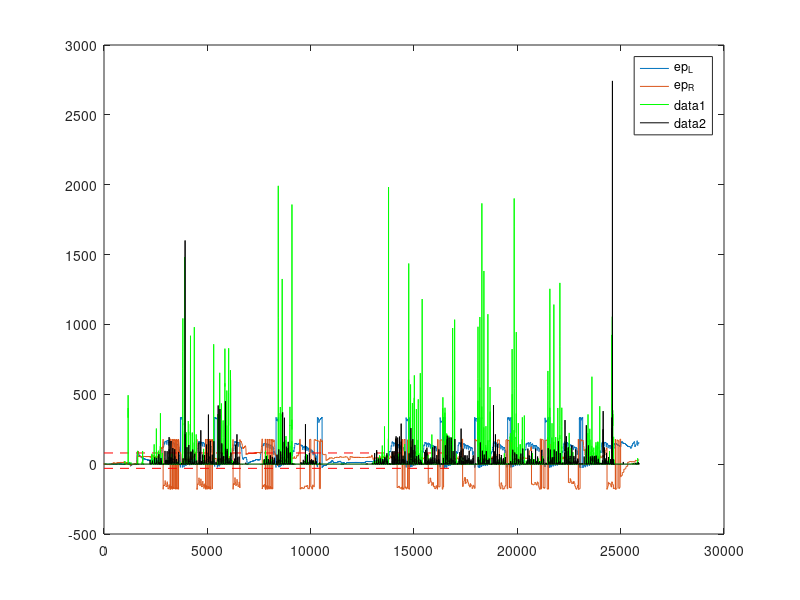

The MATLAB source for this figure:
close all
clear
clc

% Marker Order:
% Left foot: Heel, Toe, Side, Top
% Right foot: Heel, Toe, Side, Top
load('Xie_0406_data_slip.mat');
% IMU Order:
% Trunk, Right Thigh, Left Thigh, Right Shank, Left Shank, Right Heel, 
% Left Heel
IMU.RK = Xie_0406_data_slip(:,64+87:72+87);
IMU.LK = Xie_0406_data_slip(:,73+87:81+87);
IMU.RK_Z_Zeroed = mean(IMU.RK(1:100,7));
IMU.LK_Z_Zeroed = mean(IMU.LK(1:100,7));
IMU.RH = Xie_0406_data_slip(:,82+87:90+87);
IMU.LH = Xie_0406_data_slip(:,91+87:99+87);
IMU.RH_Z_Zeroed = mean(IMU.RH(1:100,7));
IMU.LH_Z_Zeroed = mean(IMU.LH(1:100,7));

l = 0.2;
L_hh = 1;
%% Slip detection data analysis
% Xie's Data
% Xie_0406_data_slip = Xie_0406_data_slip(8140:end,:);
% l_heel = Xie_0406_data_slip(:,7:9);
% l_toe = Xie_0406_data_slip(:,10:12);
% l_top = Xie_0406_data_slip(:,16:18);
% r_heel = Xie_0406_data_slip(:,19:21);
% r_toe = Xie_0406_data_slip(:,22:24);
% r_top = Xie_0406_data_slip(:,28:30);

freq = Xie_0406_data_slip(:,2);
r_gaitStage = Xie_0406_data_slip(:,3); 
l_gaitStage = Xie_0406_data_slip(:,4);
slipRight = Xie_0406_data_slip(:,5);
slipLeft = Xie_0406_data_slip(:,6);


IMU.TK = Xie_0406_data_slip(:,37+87:45+87);
IMU.RT = Xie_0406_data_slip(:,46+87:54+87);
IMU.LT = Xie_0406_data_slip(:,55+87:63+87);
IMU.RK = Xie_0406_data_slip(:,64+87:72+87);
IMU.LK = Xie_0406_data_slip(:,73+87:81+87);
IMU.RH = Xie_0406_data_slip(:,82+87:90+87);
IMU.LH = Xie_0406_data_slip(:,91+87:99+87);

pelvisAcc = IMU.TK(:,5);
forwardFootAcc_L = IMU.LH(:,4).*cosd(IMU.LH(:,7)-IMU.LH_Z_Zeroed) - IMU.LH(:,5).*sind(IMU.LH(:,7)-IMU.LH_Z_Zeroed);
forwardFootAcc_R = IMU.RH(:,4).*cosd(IMU.RH(:,7)-IMU.RH_Z_Zeroed) - IMU.RH(:,5).*sind(IMU.RH(:,7)-IMU.RH_Z_Zeroed);
a_a_l = 0;
a_a_r = 0;
for i =2:length(IMU.RK)
    a_a_l = (IMU.LK(i,3) - IMU.LK(i-1,3))/0.01;
    a_a_r = (IMU.RK(i,3) - IMU.RK(i-1,3))/0.01;
    ep_L(i) = atan( (IMU.LK(i,4) + a_a_l*l) / (IMU.LK(i,5) + IMU.LK(i,3)^2*l) ) - (IMU.LK(i,7)-IMU.LK_Z_Zeroed);
    ep_R(i) = atan( (IMU.RK(i,4) + a_a_r*l) / (IMU.LK(i,5) + IMU.RK(i,3)^2*l) ) - (IMU.RK(i,7)-IMU.RK_Z_Zeroed);
end 
% 
% for i=1:length(ep_R)
%     if(ep_R(i)<80 & ep_R(i)>20)
%         foot_R(i) = forwardFootAcc_R(i);
%         foot_L(i) = 0;
%     elseif(ep_L(i)<30 & ep_L(i)>-30)
%         foot_L(i) = forwardFootAcc_L(i);
%         foot_R(i) = 0;
%     else
%         foot_L(i) = 0;
%         foot_R(i) = 0;
%     end
% end


%%  Slip indicator
% original
dd_q_hh_l = (pelvisAcc - forwardFootAcc_L) / L_hh;
dd_q_hh_r = (pelvisAcc - forwardFootAcc_R) / L_hh;
slip_indicator_l = forwardFootAcc_L ./ (2.718.^ (dd_q_hh_l - 40)) / 10^17;
slip_indicator_r = forwardFootAcc_R ./ (2.718.^ (dd_q_hh_r - 40)) / 10^17;

% dd_q_hh_l = (pelvisAcc - foot_L') / L_hh;
% dd_q_hh_r = (pelvisAcc - foot_R') / L_hh;
% 
% slip_indicator_l = foot_L' ./ (2.718.^ (dd_q_hh_l - 40)) / 10^17;
% slip_indicator_r = foot_R' ./ (2.718.^ (dd_q_hh_r - 40)) / 10^17;

plot(ep_L)
hold on
plot(ep_R)


line([0 1.7*10^4],[80 80],'Color','red','LineStyle','--')
line([0 1.7*10^4],[-30 -30],'Color','red','LineStyle','--')
legend("ep_L","ep_R")
hold on


% plot(forwardFootAcc_L);hold on
% plot(forwardFootAcc_R)
plot(slip_indicator_l,'g')
plot(slip_indicator_r,'k')

%   Serial.print(TKAVx);
%   Serial.print(",");
%   Serial.print(TKAVy);
%   Serial.print(",");
%   Serial.print(TKAVz);
%   Serial.print(",");
%   Serial.print(TKLAx);
%   Serial.print(",");
%   Serial.print(TKLAy);
%   Serial.print(",");
%   Serial.print(TKLAz);
%   Serial.print(",");
%   Serial.print(TKEulerz);
%   Serial.print(",");
%   Serial.print(TKEulery);
%   Serial.print(",");
%   Serial.print(TKEulerx);